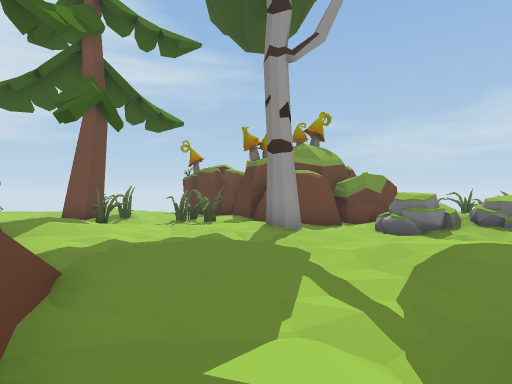
View 1 (above)

24 first-person views from a walk through a 3-D level made in the Unity game engine. The camera is 1.4 m above the floor, looks level and sees 80° across. The floor is counted in squares, 2 m on a side. Each view is taken from the middle of a square. On the plan, view 1 faces up. The plan holds only what a view shows up to about 10 squares ahead; the rest is blank. The place goes on beyond the plan. The player character is not drawn. Some animated figures are not drawn.

View 2
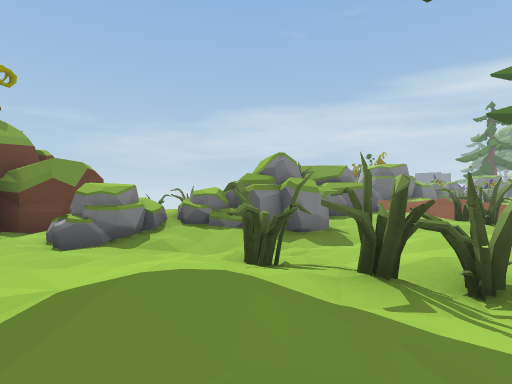

View 3
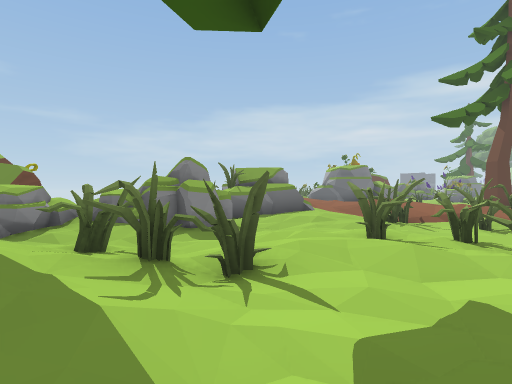

View 4
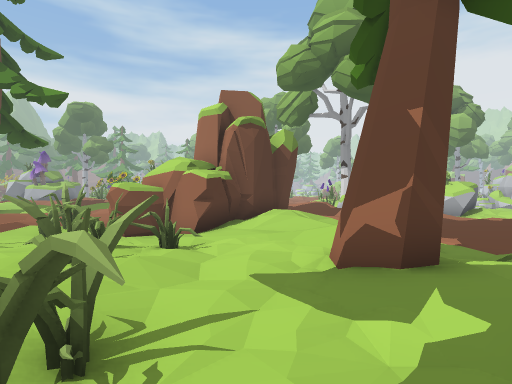

View 5
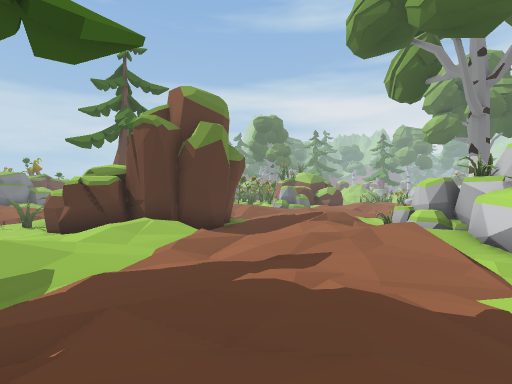

View 6
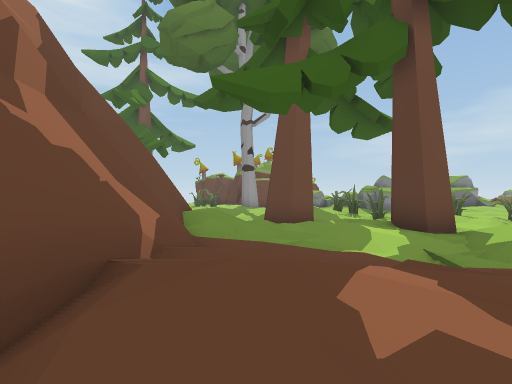

View 7
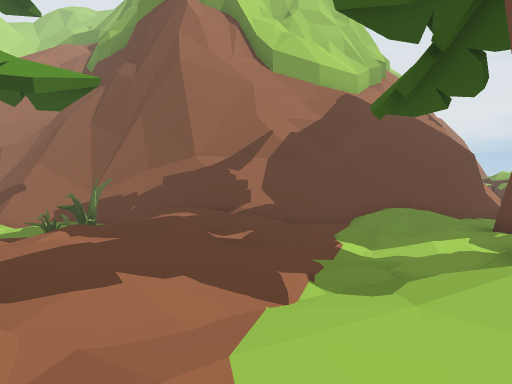

View 8
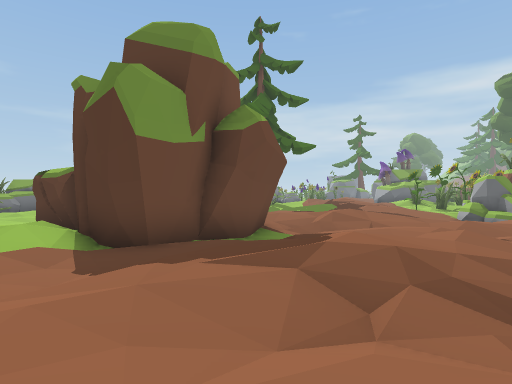

View 9
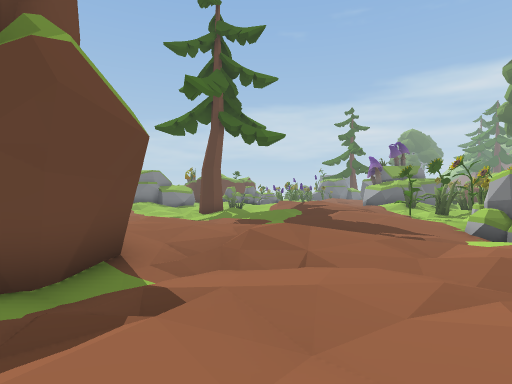

View 10
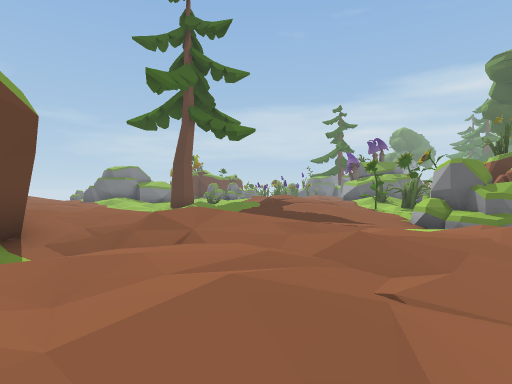

View 11
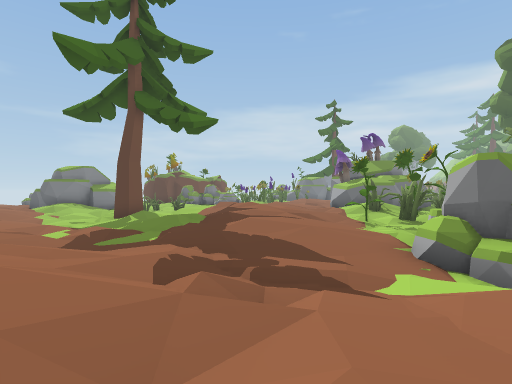

View 12
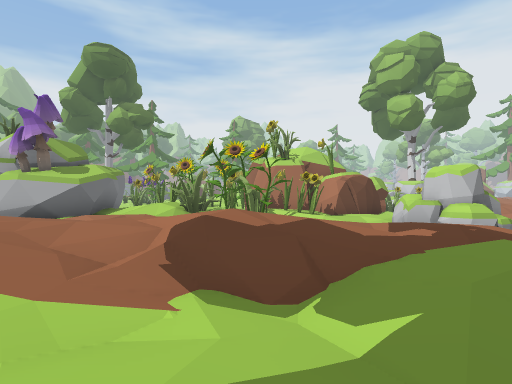

View 13
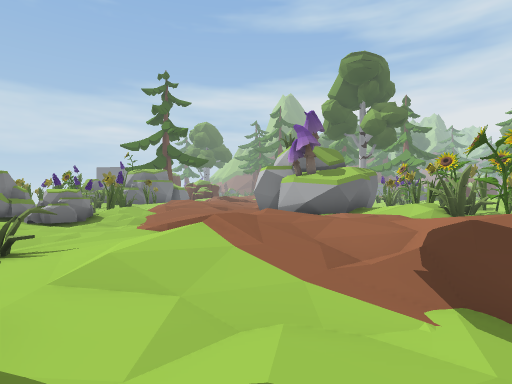

View 14
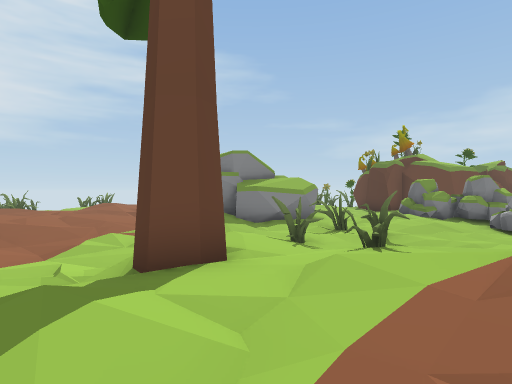

View 15
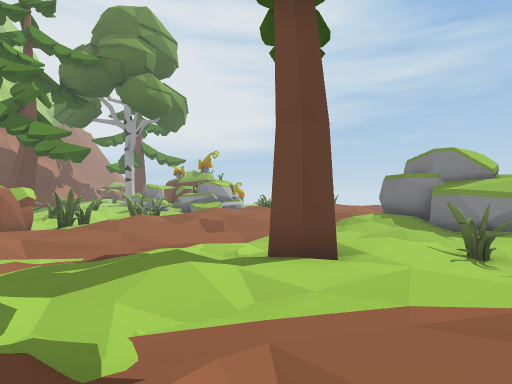

View 16
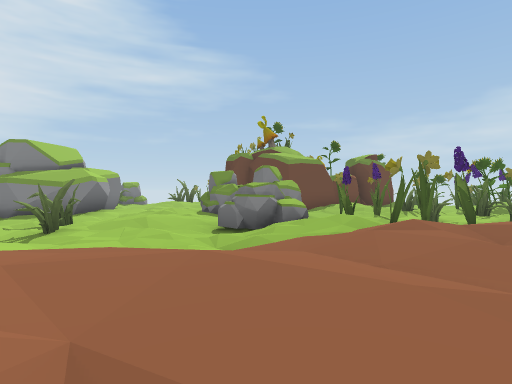

View 17
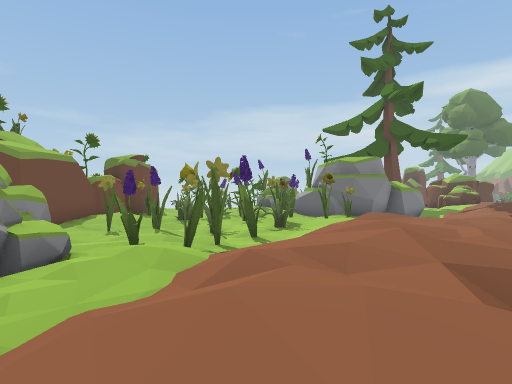

View 18
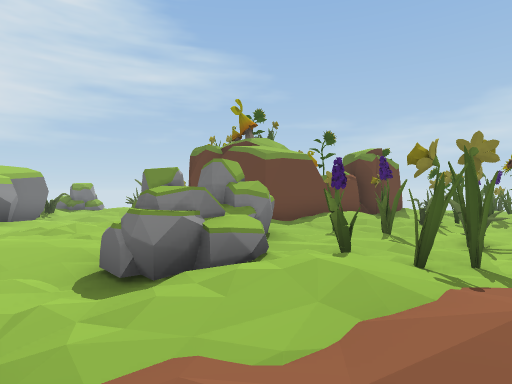

View 19
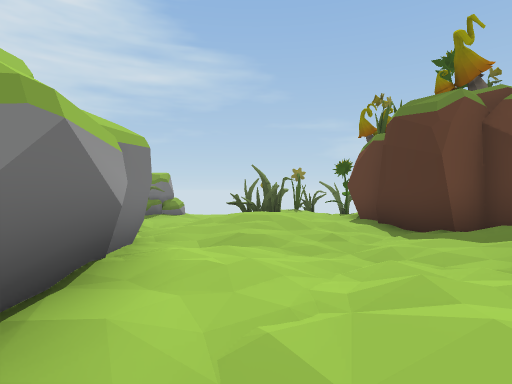

View 20
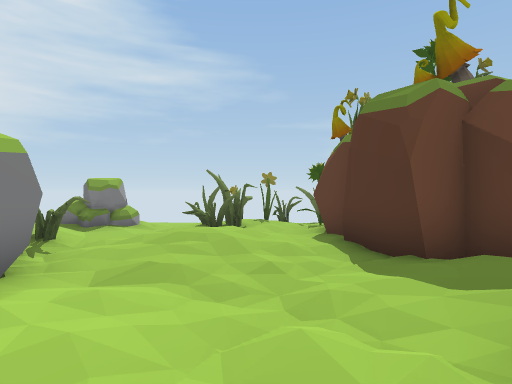

View 21
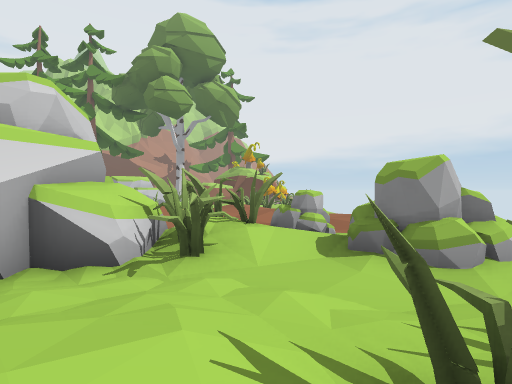

View 22
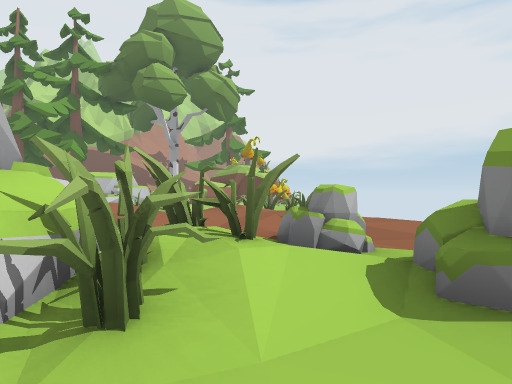

View 23
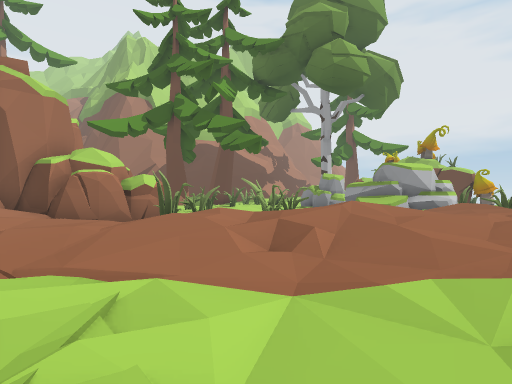

View 24
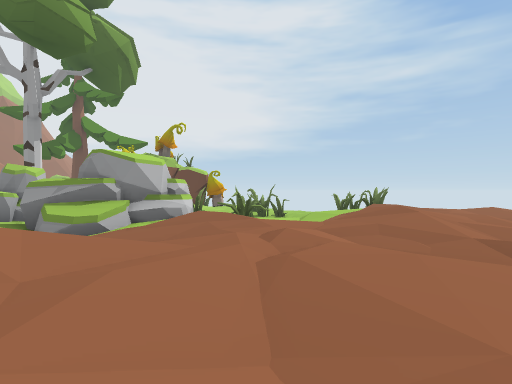

### Floor plan
Key: @ floor where view 1 was taken; # wall or solid block; x gap in a wall; . main floor; : floor 0.25 m higher than the main floor; - floor 0.25 m lower than the main floor; + floor 0.5 m higher than the main floor; _ floor 0.5 m lower than the main floor; * floor 0.75 m higher than the main floor; % floor 1 m higher than the main floor; / step, stairs or slope; = window, fence, low wall or low ledge; ^ raised ledge; O other object.
Columns run from 8 left of view 1 to 38 right of it. Each row starts with its distance up from view 1.
 18                                --  #
 17                          :..  O--  ##
 16                          .--.OOOx#:.#
 15                          +  O:O..#..#
 14                      ##++:.:/#/..::.#
 13                      /:++:-.###-.+:.#
 12                     -.:  +.. ###...-##  ##
 11            #        --- /+:    #---.: ###+#
 10 .-   -#x#####      #-# /*+.    ##.-.: :.:::#-
  9 .-   -----_-        #  :++/    ##./OO  .#...#
  8     #--..#_OOO      #:+++:: #####-::OOO..-#-#
  7    +:.-..---OOOOOx###:::+::///-.#.::.-O..-###:
  6    :/.----.--.OOO-.#=  /+..-..--#.::-OOx###-.#
  5      --..-..-_-O_-.:-- *+:./-.-###-.-O::-_/.:+
  4      /-:..::##------##/++/-__/.##----.::://  +
  3       #...::##-.--_-##:::/__//.-#.---.:+:+*/:++
  2       #---..---..-___x/::.-_-#..../::::::++++:+
  1       ##--#-_--.##__##.::.-_-..++/:+:+:.//:
  0        #@.#..---=__### .:.--/:.:+***+::
 -1        #*....#----_### :.--.:..::*+* .
 -2        #//-../...-## #.:+:/.:////* :.:#
 -3        ##--__/+./:####:+::.:++*%   .+:##
 -4        ##.-___../*#  #*+:.-.+*/*+  .*/+#
 -5         #:.-----::#  #::+/..+*+/.. .#
 -6         #+/::.--:.####./++:.:++:-######
 -7         #*+::://:-.:.-./*/...::.---#  #
 -8        ##/:::.:+::++:/::++/---O- /##
 -9        ### ...::++:**:+::::--OOO-.
-10        #-_  _-.:+:./+++:+::.-OO
-11        #--   _-.+:._///..:+
-12        #-      #^ OO

Positions as (right, up) in squares from view 1, and headings:
1: (0, 0), facing up
2: (2, 2), facing up-right
3: (3, 0), facing up-right
4: (3, 3), facing down-right
5: (1, -7), facing right
6: (1, -8), facing up
7: (8, -5), facing left
8: (8, -11), facing up-right
9: (12, -10), facing up-right
10: (13, -11), facing up-right
11: (16, -10), facing up-right
12: (20, 0), facing down-right
13: (20, 0), facing right
14: (22, -2), facing up
15: (24, -2), facing up-left
16: (29, -1), facing up
17: (29, 1), facing up-right
18: (30, 2), facing up
19: (25, 7), facing up
20: (26, 8), facing up
21: (26, 14), facing left
22: (24, 14), facing left
23: (21, 3), facing left
24: (18, 5), facing up-left
